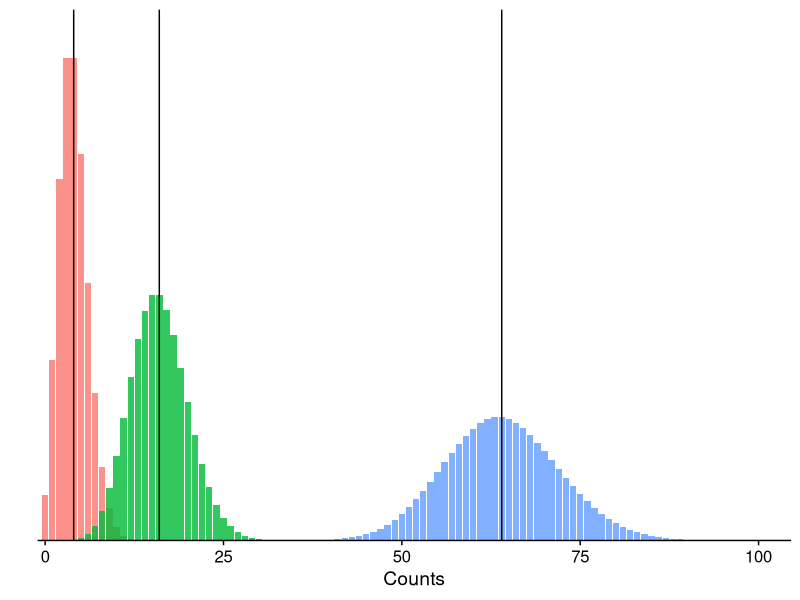
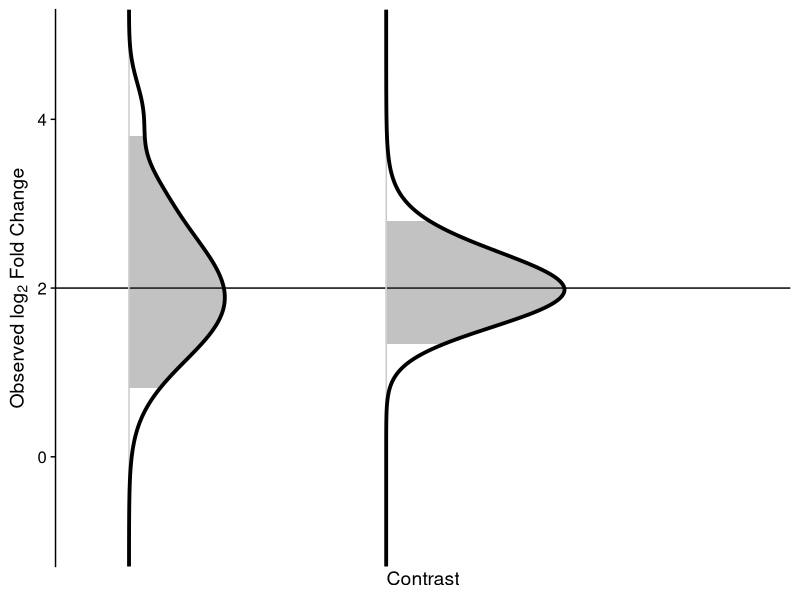
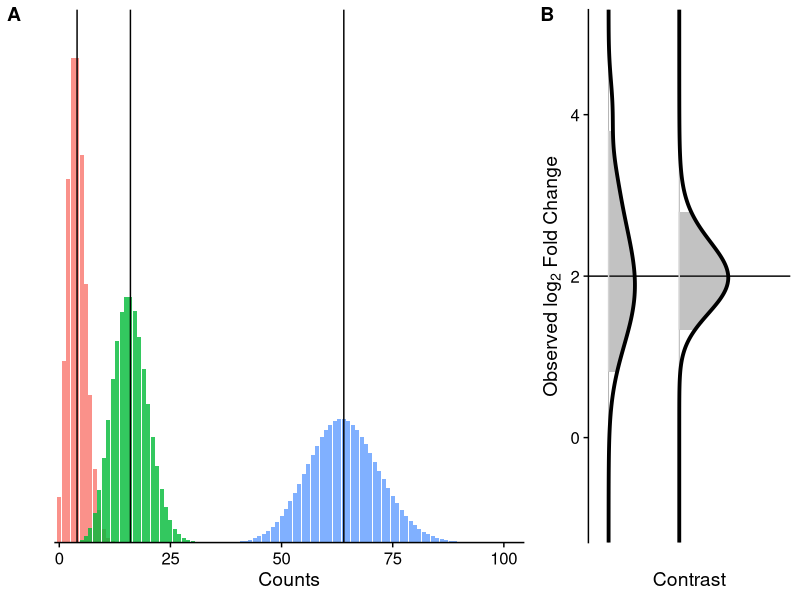

Here is the R script that generated these plots, in order: (Note: this script raises an error after producing the figures.)
## ---- chunk 1
library(tidyverse)
## ---- chunk 2
p1 <- cross_df(list(x = seq(0, 104), mu = c(4, 16, 64))) %>%
  mutate(density = dpois(x, lambda = mu)) %>%
  ggplot(aes(x = x, y = density, fill = as.factor(mu)))+
    # geom_histogram(position = "identity", alpha = 0.8, breaks = seq(-1, 101) + 0.5) +
    geom_col(position = "identity", alpha = 0.8) +
    geom_vline(xintercept = c(4, 16, 64)) +
    scale_y_continuous(expand = expansion(mult = c(0, 0.1))) +
    scale_x_continuous(breaks = seq(0, 100, by = 25), expand = expansion(add = c(0.5, 0))) +
    guides(fill = "none") +
    labs(x = "Counts", y = "") +
    cowplot::theme_cowplot() +
    theme(axis.line.y = element_blank(),
          axis.text.y = element_blank(),
          axis.ticks.y = element_blank())

p1

# cowplot::save_plot("../output/heteroskedasticity/hists.pdf", last_plot(), base_height = 2.7, base_width = 6)
## ---- chunk 3
p2 <- cross_df(list(k1 = seq(0, 105), k2 = seq(0, 105), mu1 = c(4, 16, 64), mu2 = c(16, 64)) ) %>%
  filter(log2(mu2 / mu1) == 2) %>%
  mutate(p1 = dpois(k1, lambda = mu1),
         p2 = dpois(k2, lambda = mu2)) %>%
  mutate(lfc = log2(k2 / k1), prob = p1 * p2) %>%
  filter(! is.na(lfc)  & ! is.infinite(lfc)) %>%
  group_by(mu1, mu2) %>%
  summarize(density = dplyr::rename(as_tibble(density(lfc, weights = prob)[c("x", "y")]), lfc = x, dens = y),
            .groups = "drop") %>%
  unpack(density)  %>%
  group_by(mu1, mu2) %>%
  mutate(thres_lower = lfc[which(cumsum(dens / sum(dens)) > 0.05)[1]],
         thres_upper = lfc[which(cumsum(dens / sum(dens)) > 0.95)[1]]) %>%
  mutate(label_pos = ifelse(mu1 == 4, 1, 1.7)) %>%
  ggplot(aes(x = label_pos, y = lfc, group = label_pos)) +
    geom_hline(yintercept = 2) +
    geom_vline(xintercept = c(1, 1.7), color = "darkgrey", size = 0.3) +
    geom_ribbon(data = . %>% filter(lfc > thres_lower & lfc < thres_upper), 
                aes(xmin = label_pos, xmax =  label_pos + dens / 1.8), alpha = 0.3, color = "lightgrey") +
    geom_path(aes(x = label_pos + dens / 1.8), size = 1.3) +
    coord_cartesian(ylim = c(-1, 5), xlim = c(0.8, 2.8)) +
    scale_x_continuous(breaks = numeric(0), expand = expansion(0)) +
    guides(fill = "none") +
    labs(x = "Contrast", y = expression(Observed~log[2]~Fold~Change)) +
    cowplot::theme_cowplot() +
    theme(axis.line.x = element_blank())

p2
# cowplot::save_plot("../output/heteroskedasticity/log_fold_change.pdf", last_plot(), base_height = 2.7, base_width = 2.7)
## ---- chunk 4
cowplot::plot_grid(p1, p2, align = "vh", rel_widths = c(1, 0.5), labels = c("A", "B"))
cowplot::save_plot("../output/heteroskedasticity/heteroskedastic_raw.pdf", last_plot(), base_height = 3.7, base_width = 10)
## ---- chunk 5
sessionInfo()
